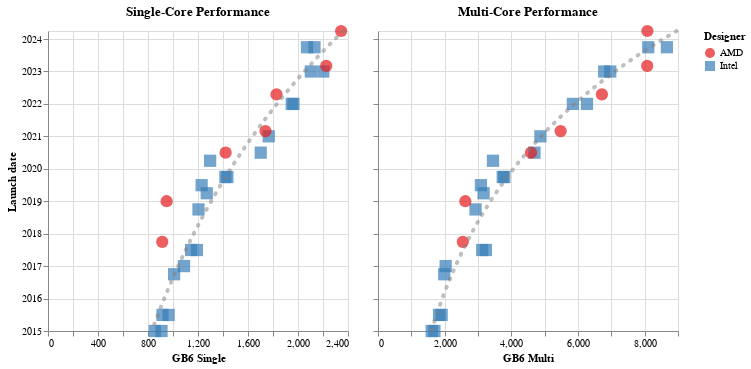

The code cell stored with this chart in its notebook:
### Markdown cell above
Exponential law for lin performance

### Code cell
chart_dsingle_linreg = chart_regline.encode(
    y='Launch date',
    x='GB6 Single',
    tooltip=tip_Single,
).transform_regression('Launch date', 'GB6 Single', method='exp')
chart_dmulti_linreg =chart_regline.encode(
    y='Launch date',
    x='GB6 Multi',
    tooltip=tip_Multi
).transform_regression('Launch date', 'GB6 Multi', method='exp')

chart = (chart_dsingle + chart_dsingle_linreg) | (chart_dmulti + chart_dmulti_linreg)
chart.save('Geekbench 6 plots/CPUs_bydate_linear_withreg.json')
#chart.save('Geekbench 6 plots/CPUs_bydate_linear_withreg.png', ppi=200)
chart

### Figure 1 — Vega-Lite specification as saved in the notebook (floating-point values rounded to 4 significant figures)
{"config": {"view": {"continuousWidth": 300, "continuousHeight": 300}}, "hconcat": [{"layer": [{"mark": {"type": "point", "filled": true, "size": 150, "strokeWidth": 5}, "encoding": {"color": {"condition": {"param": "highlight", "empty": true, "field": "Designer", "scale": {"scheme": "set1"}, "type": "nominal"}, "value": "lightgray"}, "order": {"value": 0, "condition": [{"param": "highlight", "value": 1, "empty": false}]}, "shape": {"field": "Designer", "type": "nominal"}, "tooltip": [{"field": "Name", "type": "nominal"}, {"field": "Architecture", "type": "nominal"}, {"field": "Cores", "type": "quantitative"}, {"field": "Launch date", "type": "temporal"}, {"field": "Win11", "type": "nominal"}, {"field": "GB6 Single", "type": "quantitative"}, {"field": "GB6 Multi", "type": "quantitative"}], "x": {"field": "GB6 Single", "type": "quantitative"}, "y": {"field": "Launch date", "type": "temporal"}}, "name": "view_15", "title": "Single-Core Performance"}, {"mark": {"type": "line", "color": "gray", "opacity": 0.5, "strokeCap": "round", "strokeDash": [1, 8], "strokeWidth": 4}, "encoding": {"tooltip": {"value": "+12%/y (doubling every 6.2y)"}, "x": {"field": "GB6 Single", "type": "quantitative"}, "y": {"field": "Launch date", "type": "temporal"}}, "transform": [{"on": "Launch date", "regression": "GB6 Single", "method": "exp"}]}]}, {"layer": [{"mark": {"type": "point", "filled": true, "size": 150, "strokeWidth": 5}, "encoding": {"color": {"condition": {"param": "highlight", "empty": true, "field": "Designer", "scale": {"scheme": "set1"}, "type": "nominal"}, "value": "lightgray"}, "order": {"value": 0, "condition": [{"param": "highlight", "value": 1, "empty": false}]}, "shape": {"field": "Designer", "type": "nominal"}, "tooltip": [{"field": "Name", "type": "nominal"}, {"field": "Architecture", "type": "nominal"}, {"field": "Cores", "type": "quantitative"}, {"field": "Launch date", "type": "temporal"}, {"field": "Win11", "type": "nominal"}, {"field": "GB6 Single", "type": "quantitative"}, {"field": "GB6 Multi", "type": "quantitative"}], "x": {"field": "GB6 Multi", "type": "quantitative"}, "y": {"axis": {"labels": false, "title": ""}, "field": "Launch date", "type": "temporal"}}, "name": "view_16", "title": "Multi-Core Performance"}, {"mark": {"type": "line", "color": "gray", "opacity": 0.5, "strokeCap": "round", "strokeDash": [1, 8], "strokeWidth": 4}, "encoding": {"tooltip": {"value": "+20%/y (doubling every 3.8y)"}, "x": {"field": "GB6 Multi", "type": "quantitative"}, "y": {"field": "Launch date", "type": "temporal"}}, "transform": [{"on": "Launch date", "regression": "GB6 Multi", "method": "exp"}]}]}], "data": {"name": "data-6522b5600cd5109ace11baad65474461"}, "params": [{"name": "highlight", "select": {"type": "point", "on": "pointerover"}, "views": ["view_15", "view_16"]}], "$schema": "https://vega.github.io/schema/vega-lite/v5.20.1.json", "datasets": {"data-6522b5600cd5109ace11baad65474461": [{"Name": "Intel Core i5-5200U", "Designer": "Intel", "Launch date": "2015-01-01T00:00:00", "Cores": 2, "Age": 10.3, "Architecture": "Broadwell", "GB6 Single": 854.0, "GB6 Multi": 1611.0, "Win11": "No", "Product URL": "https://www.intel.com/content/www/us/en/products/sku/85212/intel-core-i55200u-processor-3m-cache-up-to-2-70-ghz/specifications.html", "GB6 Single log2": -0.2277, "GB6 Multi log2": 0.688}, {"Name": "Intel Core i5-5300U", "Designer": "Intel", "Launch date": "2015-01-01T00:00:00", "Cores": 2, "Age": 10.3, "Architecture": "Broadwell", "GB6 Single": 908.0, "GB6 Multi": 1692.0, "Win11": "No", "Product URL": "https://www.intel.com/content/www/us/en/products/sku/85213/intel-core-i55300u-processor-3m-cache-up-to-2-90-ghz/specifications.html", "GB6 Single log2": -0.1392, "GB6 Multi log2": 0.7587}, {"Name": "Intel Core i5-6200U", "Designer": "Intel", "Launch date": "2015-07-01T00:00:00", "Cores": 2, "Age": 9.8, "Architecture": "Skylake", "GB6 Single": 916.0, "GB6 Multi": 1832.0, "Win11": "No", "Product URL": "https://www.intel.com/content/www/us/en/products/sku/88193/intel-core-i56200u-processor-3m-cache-up-to-2-80-ghz/specifications.html", "GB6 Single log2": -0.1266, "GB6 Multi log2": 0.8734}, {"Name": "Intel Core i5-6300U", "Designer": "Intel", "Launch date": "2015-07-01T00:00:00", "Cores": 2, "Age": 9.8, "Architecture": "Skylake", "GB6 Single": 965.0, "GB6 Multi": 1910.0, "Win11": "No", "Product URL": "https://www.intel.com/content/www/us/en/products/sku/88190/intel-core-i56300u-processor-3m-cache-up-to-3-00-ghz/specifications.html", "GB6 Single log2": -0.0514, "GB6 Multi log2": 0.9336}, {"Name": "Intel Core i5-7200U", "Designer": "Intel", "Launch date": "2016-10-01T00:00:00", "Cores": 2, "Age": 8.6, "Architecture": "Kaby Lake", "GB6 Single": 1009.0, "GB6 Multi": 1987.0, "Win11": "No", "Product URL": "https://www.intel.com/content/www/us/en/products/sku/95443/intel-core-i57200u-processor-3m-cache-up-to-3-10-ghz/specifications.html", "GB6 Single log2": 0.01293, "GB6 Multi log2": 0.9906}, {"Name": "Intel Core i5-7300U", "Designer": "Intel", "Launch date": "2017-01-01T00:00:00", "Cores": 2, "Age": 8.3, "Architecture": "Kaby Lake", "GB6 Single": 1088.0, "GB6 Multi": 2030.0, "Win11": "No", "Product URL": "https://www.intel.com/content/www/us/en/products/sku/97472/intel-core-i57300u-processor-3m-cache-up-to-3-50-ghz/specifications.html", "GB6 Single log2": 0.1217, "GB6 Multi log2": 1.021}, {"Name": "Intel Core i5-8250U", "Designer": "Intel", "Launch date": "2017-07-01T00:00:00", "Cores": 4, "Age": 7.8, "Architecture": "Kaby Lake R", "GB6 Single": 1145.0, "GB6 Multi": 3126.0, "Win11": "Yes", "Product URL": "https://www.intel.com/content/www/us/en/products/sku/124967/intel-core-i58250u-processor-6m-cache-up-to-3-40-ghz/specifications.html", "GB6 Single log2": 0.1953, "GB6 Multi log2": 1.644}, {"Name": "Intel Core i5-8350U", "Designer": "Intel", "Launch date": "2017-07-01T00:00:00", "Cores": 4, "Age": 7.8, "Architecture": "Kaby Lake R", "GB6 Single": 1191.0, "GB6 Multi": 3237.0, "Win11": "Yes", "Product URL": "https://www.intel.com/content/www/us/en/products/sku/124969/intel-core-i58350u-processor-6m-cache-up-to-3-60-ghz/specifications.html", "GB6 Single log2": 0.2522, "GB6 Multi log2": 1.695}, {"Name": "Intel Core i5-8265U", "Designer": "Intel", "Launch date": "2018-10-01T00:00:00", "Cores": 4, "Age": 6.6, "Architecture": "Whiskey Lake", "GB6 Single": 1204.0, "GB6 Multi": 2926.0, "Win11": "Yes", "Product URL": "https://www.intel.com/content/www/us/en/products/sku/149088/intel-core-i58265u-processor-6m-cache-up-to-3-90-ghz/specifications.html", "GB6 Single log2": 0.2678, "GB6 Multi log2": 1.549}, {"Name": "Intel Core i5-8365U", "Designer": "Intel", "Launch date": "2019-04-01T00:00:00", "Cores": 4, "Age": 6.1, "Architecture": "Whiskey Lake", "GB6 Single": 1270.0, "GB6 Multi": 3167.0, "Win11": "Yes", "Product URL": "https://www.intel.com/content/www/us/en/products/sku/193555/intel-core-i58365u-processor-6m-cache-up-to-4-10-ghz/specifications.html", "GB6 Single log2": 0.3448, "GB6 Multi log2": 1.663}, {"Name": "Intel Core i5-10210U", "Designer": "Intel", "Launch date": "2019-07-01T00:00:00", "Cores": 4, "Age": 5.8, "Architecture": "Comet Lake", "GB6 Single": 1229.0, "GB6 Multi": 3088.0, "Win11": "Yes", "Product URL": "https://www.intel.com/content/www/us/en/products/sku/195436/intel-core-i510210u-processor-6m-cache-up-to-4-20-ghz/specifications.html", "GB6 Single log2": 0.2975, "GB6 Multi log2": 1.627}, {"Name": "Intel Core i5-10310U", "Designer": "Intel", "Launch date": "2020-04-01T00:00:00", "Cores": 4, "Age": 5.1, "Architecture": "Comet Lake", "GB6 Single": 1297.0, "GB6 Multi": 3450.0, "Win11": "Yes", "Product URL": "https://www.intel.com/content/www/us/en/products/sku/201892/intel-core-i510310u-processor-6m-cache-up-to-4-40-ghz/specifications.html", "GB6 Single log2": 0.3752, "GB6 Multi log2": 1.787}, {"Name": "Intel Core i5-1035G4", "Designer": "Intel", "Launch date": "2019-10-01T00:00:00", "Cores": 4, "Age": 5.6, "Architecture": "Ice Lake", "GB6 Single": 1435.0, "GB6 Multi": 3742.0, "Win11": "Yes", "Product URL": "https://www.intel.com/content/www/us/en/products/sku/196591/intel-core-i51035g4-processor-6m-cache-up-to-3-70-ghz/specifications.html", "GB6 Single log2": 0.5211, "GB6 Multi log2": 1.904}, {"Name": "Intel Core i5-1035G7", "Designer": "Intel", "Launch date": "2019-10-01T00:00:00", "Cores": 4, "Age": 5.6, "Architecture": "Ice Lake", "GB6 Single": 1419.0, "GB6 Multi": 3791.0, "Win11": "Yes", "Product URL": "https://www.intel.com/content/www/us/en/products/sku/196592/intel-core-i51035g7-processor-6m-cache-up-to-3-70-ghz/specifications.html", "GB6 Single log2": 0.5049, "GB6 Multi log2": 1.923}, {"Name": "Intel Core i5-1135G7", "Designer": "Intel", "Launch date": "2020-07-01T00:00:00", "Cores": 4, "Age": 4.8, "Architecture": "Tiger Lake", "GB6 Single": 1702.0, "GB6 Multi": 4694.0, "Win11": "Yes", "Product URL": "https://www.intel.com/content/www/us/en/products/sku/208922/intel-core-i51135g7-processor-8m-cache-up-to-4-20-ghz-with-ipu/specifications.html", "GB6 Single log2": 0.7672, "GB6 Multi log2": 2.231}, {"Name": "Intel Core i5-1145G7", "Designer": "Intel", "Launch date": "2021-01-01T00:00:00", "Cores": 4, "Age": 4.3, "Architecture": "Tiger Lake", "GB6 Single": 1766.0, "GB6 Multi": 4873.0, "Win11": "Yes", "Product URL": "https://www.intel.com/content/www/us/en/products/sku/208660/intel-core-i51145g7-processor-8m-cache-up-to-4-40-ghz-with-ipu/specifications.html", "GB6 Single log2": 0.8205, "GB6 Multi log2": 2.285}, {"Name": "Intel Core i5-1235U", "Designer": "Intel", "Launch date": "2022-01-01T00:00:00", "Cores": 10, "Age": 3.3, "Architecture": "Alder Lake", "GB6 Single": 1950.0, "GB6 Multi": 5846.0, "Win11": "Yes", "Product URL": "https://www.intel.com/content/www/us/en/products/sku/226261/intel-core-i51235u-processor-12m-cache-up-to-4-40-ghz/specifications.html?wapkw=intel%20core%20i5-1235u", "GB6 Single log2": 0.9635, "GB6 Multi log2": 2.547}, {"Name": "Intel Core i5-1245U", "Designer": "Intel", "Launch date": "2022-01-01T00:00:00", "Cores": 10, "Age": 3.3, "Architecture": "Alder Lake", "GB6 Single": 1964.0, "GB6 Multi": 6269.0, "Win11": "Yes", "Product URL": "https://www.intel.com/content/www/us/en/products/sku/226260/intel-core-i51245u-processor-12m-cache-up-to-4-40-ghz/specifications.html", "GB6 Single log2": 0.9738, "GB6 Multi log2": 2.648}, {"Name": "Intel Core i5-1335U", "Designer": "Intel", "Launch date": "2023-01-01T00:00:00", "Cores": 10, "Age": 2.3, "Architecture": "Raptor Lake", "GB6 Single": 2103.0, "GB6 Multi": 6786.0, "Win11": "Yes", "Product URL": "https://www.intel.com/content/www/us/en/products/sku/232153/intel-core-i51335u-processor-12m-cache-up-to-4-60-ghz/specifications.html", "GB6 Single log2": 1.072, "GB6 Multi log2": 2.763}, {"Name": "Intel Core i5-1345U", "Designer": "Intel", "Launch date": "2023-01-01T00:00:00", "Cores": 10, "Age": 2.3, "Architecture": "Raptor Lake", "GB6 Single": 2202.0, "GB6 Multi": 6967.0, "Win11": "Yes", "Product URL": "https://www.intel.com/content/www/us/en/products/sku/232127/intel-core-i51345u-processor-12m-cache-up-to-4-70-ghz/specifications.html?wapkw=i5-1345U", "GB6 Single log2": 1.139, "GB6 Multi log2": 2.801}, {"Name": "Intel Core Ultra 5 125U", "Designer": "Intel", "Launch date": "2023-10-01T00:00:00", "Cores": 12, "Age": 1.6, "Architecture": "Metor Lake", "GB6 Single": 2072.0, "GB6 Multi": 8107.0, "Win11": "Yes", "Product URL": "https://www.intel.com/content/www/us/en/products/sku/237330/intel-core-ultra-5-processor-125u-12m-cache-up-to-4-30-ghz/specifications.html?wapkw=Intel%20Core%20Ultra%205%20125U", "GB6 Single log2": 1.051, "GB6 Multi log2": 3.019}, {"Name": "Intel Core Ultra 5 135U", "Designer": "Intel", "Launch date": "2023-10-01T00:00:00", "Cores": 12, "Age": 1.6, "Architecture": "Metor Lake", "GB6 Single": 2132.0, "GB6 Multi": 8667.0, "Win11": "Yes", "Product URL": "https://www.intel.com/content/www/us/en/products/sku/237328/intel-core-ultra-5-processor-135u-12m-cache-up-to-4-40-ghz/specifications.html?wapkw=Intel%20Core%20Ultra%205%20135U", "GB6 Single log2": 1.092, "GB6 Multi log2": 3.116}, {"Name": "AMD Ryzen 7 PRO 2700U", "Designer": "AMD", "Launch date": "2017-10-01T00:00:00", "Cores": 4, "Age": 7.6, "Architecture": "Raven Ridge", "GB6 Single": 914.0, "GB6 Multi": 2545.0, "Win11": "Yes", "Product URL": "https://www.amd.com/en/support/downloads/drivers.html/processors/ryzen/ryzen-2000-series/amd-ryzen-7-2700u.html", "GB6 Single log2": -0.1297, "GB6 Multi log2": 1.348}, {"Name": "AMD Ryzen 5 PRO 3500U", "Designer": "AMD", "Launch date": "2019-01-01T00:00:00", "Cores": 4, "Age": 6.3, "Architecture": "Picasso", "GB6 Single": 949.0, "GB6 Multi": 2620.0, "Win11": "Yes", "Product URL": "https://www.amd.com/en/support/downloads/drivers.html/processors/ryzen/ryzen-3000-series/amd-ryzen-5-3500u.html", "GB6 Single log2": -0.07552, "GB6 Multi log2": 1.39}, {"Name": "AMD Ryzen 5 PRO 4650U", "Designer": "AMD", "Launch date": "2020-07-01T00:00:00", "Cores": 6, "Age": 4.8, "Architecture": "Renoir", "GB6 Single": 1421.0, "GB6 Multi": 4590.0, "Win11": "Yes", "Product URL": "https://www.amd.com/en/support/downloads/drivers.html/processors/ryzen-pro/ryzen-pro-4000-series/amd-ryzen-5-pro-4650u.html", "GB6 Single log2": 0.5069, "GB6 Multi log2": 2.198}, {"Name": "AMD Ryzen 5 PRO 5650U", "Designer": "AMD", "Launch date": "2021-03-01T00:00:00", "Cores": 6, "Age": 4.2, "Architecture": "Cezanne", "GB6 Single": 1740.0, "GB6 Multi": 5479.0, "Win11": "Yes", "Product URL": "https://www.amd.com/en/support/downloads/drivers.html/processors/ryzen-pro/ryzen-pro-5000-series/amd-ryzen-5-pro-5650u.html", "GB6 Single log2": 0.7991, "GB6 Multi log2": 2.454}, {"Name": "AMD Ryzen 5 PRO 6650U", "Designer": "AMD", "Launch date": "2022-04-19T00:00:00", "Cores": 6, "Age": 3.0, "Architecture": "Rembrandt", "GB6 Single": 1828.0, "GB6 Multi": 6717.0, "Win11": "Yes", "Product URL": "https://www.amd.com/en/support/downloads/drivers.html/processors/ryzen-pro/ryzen-pro-6000-series/amd-ryzen-5-pro-6650u.html", "GB6 Single log2": 0.8703, "GB6 Multi log2": 2.748}, {"Name": "AMD Ryzen 5 PRO 7540U", "Designer": "AMD", "Launch date": "2023-03-05T00:00:00", "Cores": 6, "Age": 2.1, "Architecture": "Phoenix", "GB6 Single": 2226.0, "GB6 Multi": 8076.0, "Win11": "Yes", "Product URL": "https://www.amd.com/en/products/processors/laptop/ryzen/7000-series/amd-ryzen-5-7540u.html", "GB6 Single log2": 1.154, "GB6 Multi log2": 3.014}, {"Name": "AMD Ryzen 5 PRO 8540U", "Designer": "AMD", "Launch date": "2024-04-01T00:00:00", "Cores": 6, "Age": 1.1, "Architecture": "Hawk Point", "GB6 Single": 2345.0, "GB6 Multi": 8081.0, "Win11": "Yes", "Product URL": "https://www.amd.com/en/products/processors/laptop/ryzen-pro/8000-series/amd-ryzen-5-pro-8540u.html", "GB6 Single log2": 1.23, "GB6 Multi log2": 3.015}]}}
